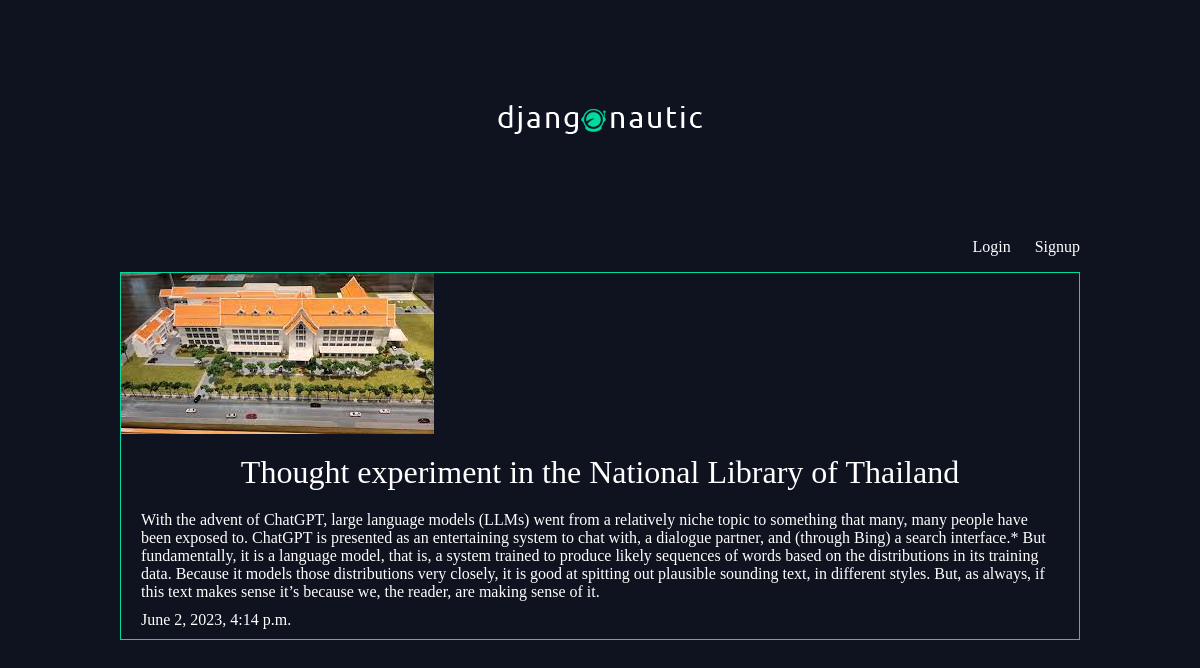
The app's page /articles/thought-experiment-in-the-national-library-of-thailand/ with its own data.
### articles/models.py (models this page shows, shortened)
class Article(models.Model):
    title = models.CharField(max_length=100)
    slug = models.SlugField(max_length=200)
    body = models.TextField()
    date = models.DateTimeField(auto_now_add=True)
    thumbnail = models.ImageField(default="default.jpeg", blank=True)
    author = models.ForeignKey(User, default=None, on_delete=models.CASCADE)

### articles/views.py (the view)
# urls.py: re_path(r"^(?P<slug>[\w-]+)/$", views.article_detail, name="article_detail"),
def article_detail(request, slug):
    article = Article.objects.get(slug=slug)
    return render(request, "articles/article_detail.html", {"article": article})

### articles/templates/articles/article_detail.html
{% extends 'base_layout.html' %}
{% block content %}
<div class="article-detail">
    <div class="article">
        <img src="{{ article.thumbnail.url }}" alt="">
        <h2><a href="{% url 'articles:article_detail' slug=article.slug %}">{{article.title}}</a></h2>
        <p>{{article.body}}</p>
        <p>{{article.date}}</p>
    </div>
</div>
{% endblock %}

### assets/styles.css (style rules this page uses)
body { background-color: #0f121f; background-image: url(/static/stars.png); background-repeat-y: no-repeat; color: #fff; }
body * { font-family: Ubuntu; }
h1, h2, h3, h4, h5 { font-weight: normal; margin: 0; }
a, a:hover, a:visited { color: #fff; text-decoration: none; }
.article { padding: 10px; border: 1px solid #00dba0; position: relative; padding-bottom: 40px; }
.article h2 { font-size: 1.2em; }
.article-detail .article { padding: 0; }
.article-detail .article img { max-width: 100%; }
.article-detail .article h2 { text-align: center; margin: 20px auto; font-size: 2em }
.article-detail .article p { margin: 10px 20px }

### records on screen
Article: thumbnail (picture), title "Thought experiment in the National Library of Thailand", body "With the advent of ChatGPT, large language models (LLMs) went from a relatively niche topic to something that many, many people have been exposed to. ChatGPT is presented as an entertaining system to chat with, a dialogue partner, and (through Bing) a search interface.* But fundamentally, it is a language model, that is, a system trained to produce likely sequences of words based on the distributions in its training data. Because it models those distributions very closely, it is good at spitting out plausible sounding text, in different styles. But, as always, if this text makes sense it’s because we, the reader, are making sense of it.", date "June 2, 2023, 4:14 p.m."
